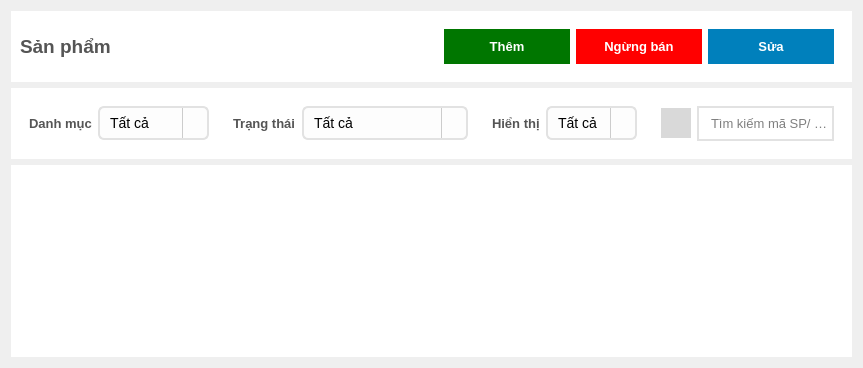
               <widget class="QWidget" name="product_page">
                <property name="styleSheet">
                 <string notr="true">border: none</string>
                </property>
                <layout class="QVBoxLayout" name="verticalLayout_8">
                 <item>
                  <widget class="QFrame" name="frame_18">
                   <property name="styleSheet">
                    <string notr="true">background-color: rgb(255, 255, 255);</string>
                   </property>
                   <property name="frameShape">
                    <enum>QFrame::StyledPanel</enum>
                   </property>
                   <property name="frameShadow">
                    <enum>QFrame::Raised</enum>
                   </property>
                   <layout class="QHBoxLayout" name="horizontalLayout_13">
                    <item>
                     <widget class="QLabel" name="label_5">
                      <property name="font">
                       <font>
                        <pointsize>14</pointsize>
                        <weight>75</weight>
                        <bold>true</bold>
                       </font>
                      </property>
                      <property name="styleSheet">
                       <string notr="true">color: rgb(85, 85, 85);</string>
                      </property>
                      <property name="text">
                       <string>Sản phẩm</string>
                      </property>
                     </widget>
                    </item>
                    <item>
                     <widget class="QFrame" name="frame_20">
                      <property name="frameShape">
                       <enum>QFrame::StyledPanel</enum>
                      </property>
                      <property name="frameShadow">
                       <enum>QFrame::Raised</enum>
                      </property>
                      <layout class="QHBoxLayout" name="horizontalLayout_14">
                       <item>
                        <widget class="QPushButton" name="add_product_btn">
                         <property name="minimumSize">
                          <size>
                           <width>0</width>
                           <height>35</height>
                          </size>
                         </property>
                         <property name="font">
                          <font>
                           <pointsize>10</pointsize>
                           <weight>75</weight>
                           <bold>true</bold>
                          </font>
                         </property>
                         <property name="cursor">
                          <cursorShape>PointingHandCursor</cursorShape>
                         </property>
                         <property name="styleSheet">
                          <string notr="true">#add_product_btn{
	background-color: rgb(0, 118, 0);
	color: rgb(255, 255, 255);
}
#add_product_btn::hover{
	
	background-color: rgb(0, 85, 0);

}</string>
                         </property>
                         <property name="text">
                          <string>Thêm</string>
                         </property>
                         <property name="icon">
                          <iconset resource="../../../resources/resources.qrc">
                           <normaloff>:/UI/icons/plus_2.svg</normaloff>:/UI/icons/plus_2.svg</iconset>
                         </property>
                        </widget>
                       </item>
                       <item>
                        <widget class="QPushButton" name="stop_product_btn">
                         <property name="minimumSize">
                          <size>
                           <width>0</width>
                           <height>35</height>
                          </size>
                         </property>
                         <property name="font">
                          <font>
                           <pointsize>10</pointsize>
                           <weight>75</weight>
                           <bold>true</bold>
                          </font>
                         </property>
                         <property name="cursor">
                          <cursorShape>PointingHandCursor</cursorShape>
                         </property>
                         <property name="styleSheet">
                          <string notr="true">#stop_product_btn{
	
	background-color: rgb(255, 0, 0);
	color: rgb(255, 255, 255);
}
#stop_product_btn::hover{
	
	background-color: rgb(188, 0, 0);
}
#stop_product_btn:disabled {
   color: rgb(120, 120, 120);       /* Màu chữ xám */
   background-color: rgb(200, 200, 200); /* Màu nền xám */
}
</string>
                         </property>
                         <property name="text">
                          <string>Ngừng bán</string>
                         </property>
                        </widget>
                       </item>
                       <item>
                        <widget class="QPushButton" name="update_product_btn">
                         <property name="minimumSize">
                          <size>
                           <width>0</width>
                           <height>35</height>
                          </size>
                         </property>
                         <property name="font">
                          <font>
                           <pointsize>10</pointsize>
                           <weight>75</weight>
                           <bold>true</bold>
                          </font>
                         </property>
                         <property name="cursor">
                          <cursorShape>PointingHandCursor</cursorShape>
                         </property>
                         <property name="styleSheet">
                          <string notr="true">#update_product_btn{
	
	background-color: rgb(0, 128, 188);
	color: rgb(255, 255, 255);
}
#update_product_btn::hover{
	background-color: rgb(0, 85, 127);
}
#update_product_btn:disabled {
   color: rgb(120, 120, 120);       /* Màu chữ xám */
   background-color: rgb(200, 200, 200); /* Màu nền xám */
}
</string>
                         </property>
                         <property name="text">
                          <string>Sửa</string>
                         </property>
                         <property name="icon">
                          <iconset resource="../../../resources/resources.qrc">
                           <normaloff>:/UI/icons/edit-2-64.ico</normaloff>:/UI/icons/edit-2-64.ico</iconset>
                         </property>
                        </widget>
                       </item>
                      </layout>
                     </widget>
                    </item>
                   </layout>
                  </widget>
                 </item>
                 <item alignment="Qt::AlignTop">
                  <widget class="QFrame" name="frame_12">
                   <property name="styleSheet">
                    <string notr="true">background-color: rgb(255, 255, 255);</string>
                   </property>
                   <property name="frameShape">
                    <enum>QFrame::StyledPanel</enum>
                   </property>
                   <property name="frameShadow">
                    <enum>QFrame::Raised</enum>
                   </property>
                   <layout class="QHBoxLayout" name="horizontalLayout">
                    <item>
                     <widget class="QFrame" name="frame_24">
                      <property name="styleSheet">
                       <string notr="true">border:none;</string>
                      </property>
                      <property name="frameShape">
                       <enum>QFrame::StyledPanel</enum>
                      </property>
                      <property name="frameShadow">
                       <enum>QFrame::Raised</enum>
                      </property>
                      <layout class="QHBoxLayout" name="horizontalLayout_18">
                       <item>
                        <widget class="QLabel" name="label_8">
                         <property name="font">
                          <font>
                           <pointsize>10</pointsize>
                           <weight>75</weight>
                           <bold>true</bold>
                          </font>
                         </property>
                         <property name="styleSheet">
                          <string notr="true">color: rgb(85, 85, 85);</string>
                         </property>
                         <property name="text">
                          <string>Danh mục</string>
                         </property>
                        </widget>
                       </item>
                       <item>
                        <widget class="QComboBox" name="comboBox_category">
                         <property name="styleSheet">
                          <string notr="true">QComboBox#comboBox_category {
    border: 2px solid rgb(226, 226, 226);     
    border-radius: 6px;           
    padding: 6px 10px;             
    background: #fdfdfd;           
    font-size: 14px;
}

QComboBox#comboBox_category:focus {
    border: 1px solid #888;        
    background: #ffffff;           
}

QComboBox#comboBox_category::drop-down {
    subcontrol-origin: padding;
    subcontrol-position: top right;
    width: 24px;
    border-left: 1px solid #ccc;
}

QComboBox#comboBox_category::down-arrow {
	image: url(:/UI/icons/chevron-down.svg);
    width: 12px;
    height: 12px;
}
</string>
                         </property>
                         <item>
                          <property name="text">
                           <string>Tất cả</string>
                          </property>
                         </item>
                         <item>
                          <property name="text">
                           <string>Croissant</string>
                          </property>
                         </item>
                         <item>
                          <property name="text">
                           <string>Tart</string>
                          </property>
                         </item>
                         <item>
                          <property name="text">
                           <string>Mousse</string>
                          </property>
                         </item>
                        </widget>
                       </item>
                      </layout>
                     </widget>
                    </item>
                    <item>
                     <widget class="QFrame" name="frame_25">
                      <property name="styleSheet">
                       <string notr="true">border:none;</string>
                      </property>
                      <property name="frameShape">
                       <enum>QFrame::StyledPanel</enum>
                      </property>
                      <property name="frameShadow">
                       <enum>QFrame::Raised</enum>
                      </property>
                      <layout class="QHBoxLayout" name="horizontalLayout_19">
                       <item>
                        <widget class="QLabel" name="label_9">
                         <property name="font">
                          <font>
                           <pointsize>10</pointsize>
                           <weight>75</weight>
                           <bold>true</bold>
                          </font>
                         </property>
                         <property name="styleSheet">
                          <string notr="true">color: rgb(85, 85, 85);</string>
                         </property>
                         <property name="text">
                          <string>Trạng thái</string>
                         </property>
                        </widget>
                       </item>
                       <item>
                        <widget class="QComboBox" name="status_comboBox">
                         <property name="styleSheet">
                          <string notr="true">QComboBox#status_comboBox {
    border: 2px solid rgb(226, 226, 226);     
    border-radius: 6px;           
    padding: 6px 10px;             
    background: #fdfdfd;           
    font-size: 14px;
}

QComboBox#status_comboBox:focus {
    border: 1px solid #888;        
    background: #ffffff;           
}

QComboBox#status_comboBox::drop-down {
    subcontrol-origin: padding;
    subcontrol-position: top right;
    width: 24px;
    border-left: 1px solid #ccc;
}

QComboBox#status_comboBox::down-arrow {
	image: url(:/UI/icons/chevron-down.svg);
    width: 12px;
    height: 12px;
}
</string>
                         </property>
                         <item>
                          <property name="text">
                           <string>Tất cả</string>
                          </property>
                         </item>
                         <item>
                          <property name="text">
                           <string>Đang kinh doanh</string>
                          </property>
                         </item>
                         <item>
                          <property name="text">
                           <string>Ngừng kinh doanh</string>
                          </property>
                         </item>
                        </widget>
                       </item>
                      </layout>
                     </widget>
                    </item>
                    <item>
                     <widget class="QFrame" name="frame_22">
                      <property name="styleSheet">
                       <string notr="true">border:none;</string>
                      </property>
                      <property name="frameShape">
                       <enum>QFrame::StyledPanel</enum>
                      </property>
                      <property name="frameShadow">
                       <enum>QFrame::Raised</enum>
                      </property>
                      <layout class="QHBoxLayout" name="horizontalLayout_17">
                       <item>
                        <widget class="QLabel" name="label_7">
                         <property name="font">
                          <font>
                           <pointsize>10</pointsize>
                           <weight>75</weight>
                           <bold>true</bold>
                          </font>
                         </property>
                         <property name="styleSheet">
                          <string notr="true">color: rgb(85, 85, 85);</string>
                         </property>
                         <property name="text">
                          <string>Hiển thị</string>
                         </property>
                        </widget>
                       </item>
                       <item>
                        <widget class="QComboBox" name="comboBox_display">
                         <property name="styleSheet">
                          <string notr="true">QComboBox#comboBox_display {
   border: 2px solid rgb(226, 226, 226);    
    border-radius: 6px;           
    padding: 6px 10px;             
    background: #fdfdfd;           
    font-size: 14px;
}

QComboBox#comboBox_display:focus {
    border: 1px solid #888;        
    background: #ffffff;           
}

QComboBox#comboBox_display::drop-down {
    subcontrol-origin: padding;
    subcontrol-position: top right;
    width: 24px;
    border-left: 1px solid #ccc;
}

QComboBox#comboBox_display::down-arrow {
	image: url(:/UI/icons/chevron-down.svg);
    width: 12px;
    height: 12px;
}
</string>
                         </property>
                         <item>
                          <property name="text">
                           <string>Tất cả</string>
                          </property>
                         </item>
                         <item>
                          <property name="text">
                           <string>10</string>
                          </property>
                         </item>
                         <item>
                          <property name="text">
                           <string>100</string>
                          </property>
                         </item>
                         <item>
                          <property name="text">
                           <string>200</string>
                          </property>
                         </item>
                         <item>
                          <property name="text">
                           <string>500</string>
                          </property>
                         </item>
                        </widget>
                       </item>
                      </layout>
                     </widget>
                    </item>
                    <item>
                     <widget class="QFrame" name="frame_23">
                      <property name="styleSheet">
                       <string notr="true">border:none;</string>
                      </property>
                      <property name="frameShape">
                       <enum>QFrame::StyledPanel</enum>
                      </property>
                      <property name="frameShadow">
                       <enum>QFrame::Raised</enum>
                      </property>
                      <layout class="QHBoxLayout" name="horizontalLayout_16">
                       <item>
                        <widget class="QToolButton" name="search_product_btn">
                         <property name="minimumSize">
                          <size>
                           <width>30</width>
                           <height>30</height>
                          </size>
                         </property>
                         <property name="cursor">
                          <cursorShape>PointingHandCursor</cursorShape>
                         </property>
                         <property name="styleSheet">
                          <string notr="true">#search_product_btn{
background-color: rgb(217, 217, 217);
}
#search_product_btn::hover{
background-color: rgb(200, 200, 200);
}</string>
                         </property>
                         <property name="icon">
                          <iconset resource="../../../resources/resources.qrc">
                           <normaloff>:/UI/icons/search.svg</normaloff>:/UI/icons/search.svg</iconset>
                         </property>
                        </widget>
                       </item>
                       <item>
                        <widget class="QLineEdit" name="search_product">
                         <property name="minimumSize">
                          <size>
                           <width>0</width>
                           <height>35</height>
                          </size>
                         </property>
                         <property name="font">
                          <font>
                           <pointsize>10</pointsize>
                          </font>
                         </property>
                         <property name="styleSheet">
                          <string notr="true">border: 2px solid rgb(226, 226, 226);    
padding-left: 10px;

</string>
                         </property>
                         <property name="text">
                          <string/>
                         </property>
                         <property name="placeholderText">
                          <string>Tìm kiếm mã SP/ tên SP</string>
                         </property>
                        </widget>
                       </item>
                      </layout>
                     </widget>
                    </item>
                   </layout>
                  </widget>
                 </item>
                 <item>
                  <widget class="QTableWidget" name="product_tableWidget">
                   <property name="styleSheet">
                    <string notr="true">QTableWidget {
    font: 13px &quot;Segoe UI&quot;;
	background-color: rgb(255, 255, 255);
}

QHeaderView::section {
    background-color: #2980b9;
    color: white;
    padding: 6px;
	border: 1px solid rgb(191, 191, 191);
    font-weight: bold;
}

QTableWidget::item {
    padding: 6px;
    border: none;
}

QTableWidget::item:selected {
    background-color: #cce5ff;
	border: 1px solid #2980b9;
    color: black;

}


QTableWidget QScrollBar:vertical {
    background: #f0f0f0;
    width: 10px;
    margin: 0px 0px 0px 0px;
    border: none;
    border-radius: 5px;
}

QTableWidget QScrollBar::handle:vertical {
    background: #7aa5d2;
    min-height: 30px;
    border-radius: 5px;
}

QTableWidget QScrollBar::handle:vertical:hover {
    background: #5a92c4;
}

QTableWidget QScrollBar::add-line:vertical, 
QTableWidget QScrollBar::sub-line:vertical {
    background: none;
    height: 0px;
}

QTableWidget QScrollBar::add-page:vertical, 
QTableWidget QScrollBar::sub-page:vertical {
    background: none;
}
</string>
                   </property>
                  </widget>
                 </item>
                </layout>
               </widget>
